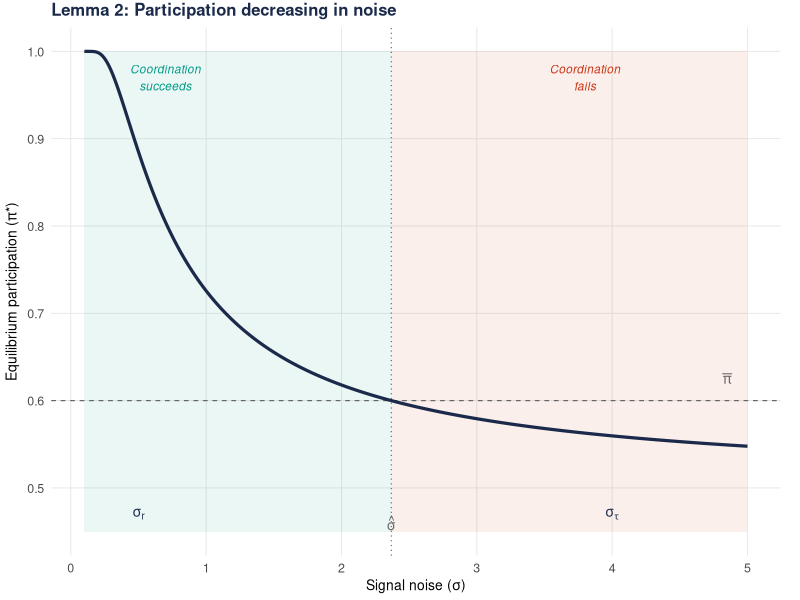
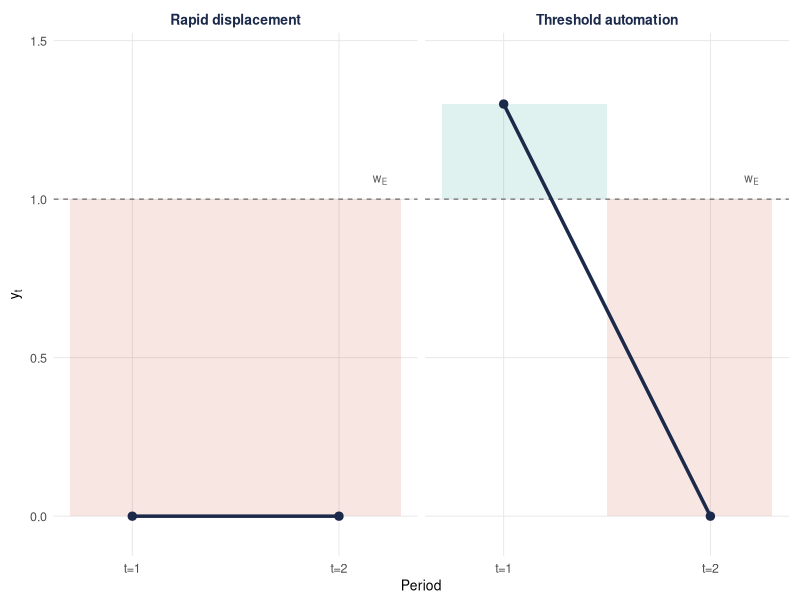
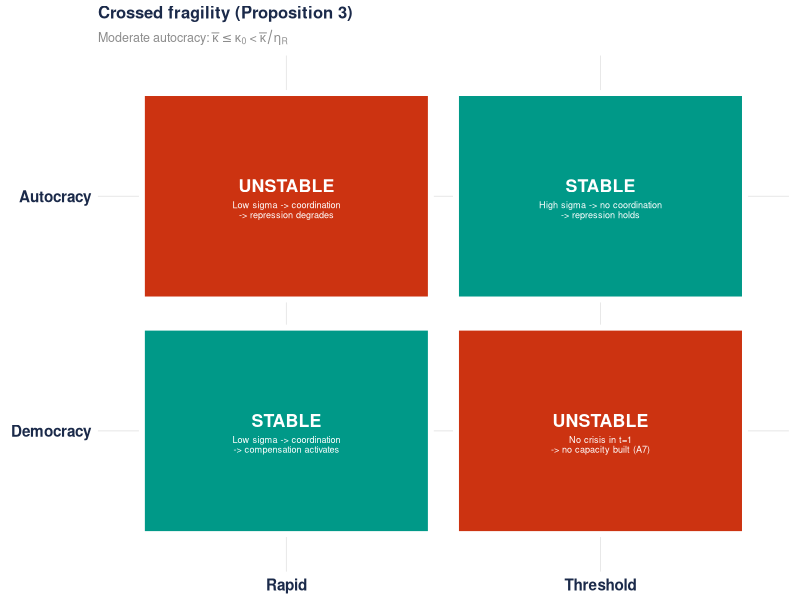
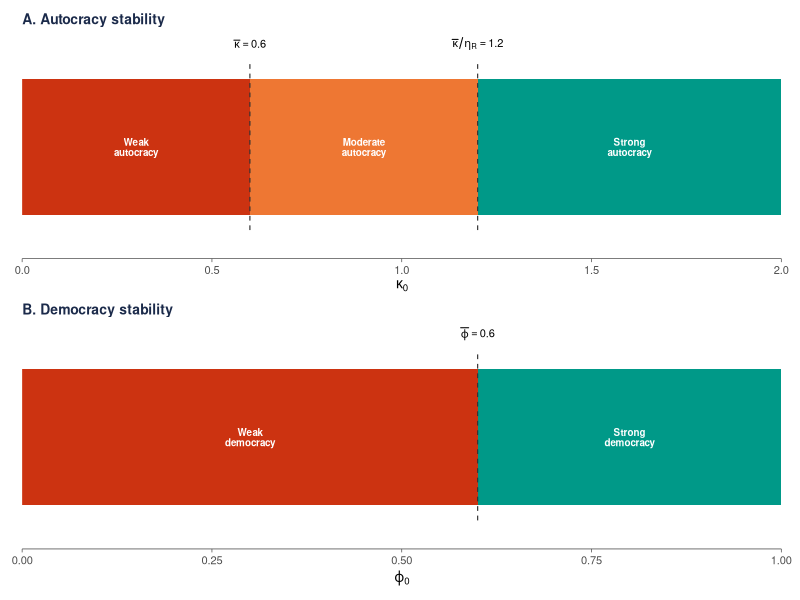
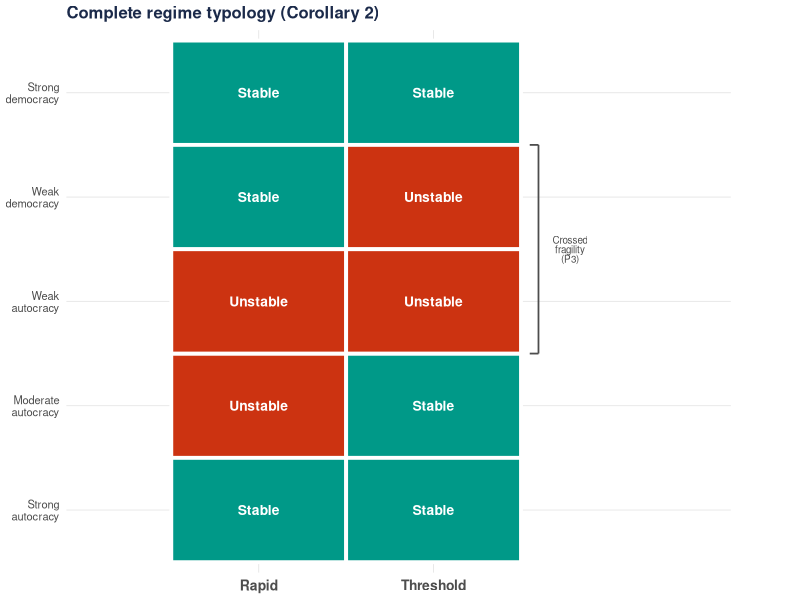

The R script that drew these images, in order:
## ---- chunk 1
knitr::opts_chunk$set(
  echo = FALSE, warning = FALSE, message = FALSE,
  fig.align = "center", cache = FALSE,
  dev = "pdf", fig.width = 5.5, fig.height = 3.2
)
library(ggplot2)
library(patchwork)

# --- Consistent palette ---
col_teal   <- "#009988"
col_red    <- "#CC3311"
col_amber  <- "#EE7733"
col_navy   <- "#1B2A4A"
col_grey   <- "grey55"
col_light  <- "grey92"

# --- Shared ggplot theme for slides ---
theme_deck <- theme_minimal(base_size = 11) +
  theme(
    plot.title       = element_text(face = "bold", size = 12, colour = col_navy),
    plot.subtitle    = element_text(size = 9, colour = col_grey),
    panel.grid.minor = element_blank(),
    panel.grid.major = element_line(colour = "grey90", linewidth = 0.3),
    axis.title       = element_text(size = 10),
    axis.text        = element_text(size = 9),
    legend.position  = "bottom",
    legend.text      = element_text(size = 9),
    plot.margin      = margin(4, 8, 4, 8)
  )

# --- Model parameters (numerical example) ---
w_E <- 1; L <- 1; beta <- 0.3
theta <- 0.5; k <- 0.4; W <- 2
Delta <- theta * W - k - w_E  # -0.4
kappa_0 <- 0.8; eta_r <- 0.5
phi_bar <- 1 - abs(Delta) / L  # 0.6
kappa_bar <- L - abs(Delta)     # 0.6
kappa_upper <- kappa_bar / eta_r # 1.2
## ---- chunk 2
library(kableExtra)
df <- data.frame(
  Result = c("P1", "P2", "P3", "P4", "P5--P6", "P7--P8", "P9"),
  Content = c(
    "Democratic fragility pattern",
    "Autocratic fragility pattern",
    "Crossed fragility",
    "Welfare cost of autocratic stability",
    "Threshold of thresholds, interval width",
    "Welfare state as insurance",
    "Endogenous fiscal fragility"
  ),
  Status = c(rep("Core", 4), rep("Secondary", 2), "Extension")
)
kbl(df, booktabs = TRUE, linesep = "", escape = FALSE,
    col.names = c("", "Content", "Role")) |>
  kable_styling(font_size = 9, latex_options = "hold_position") |>
  row_spec(0, bold = TRUE, color = "#1B2A4A") |>
  row_spec(3, bold = TRUE, background = "#E8F5F0")
## ---- chunk 3
omega_0 <- 1.0; omega_star <- 0.4; pi_bar <- 0.6
sigma_seq <- seq(0.1, 5, length.out = 500)
pi_star <- 1 - pnorm((omega_star - omega_0) / sigma_seq)
sigma_hat <- (omega_star - omega_0) / qnorm(1 - pi_bar)

df_coord <- data.frame(sigma = sigma_seq, pi = pi_star)
df_coord$zone <- ifelse(df_coord$sigma <= sigma_hat, "success", "failure")

ggplot(df_coord, aes(x = sigma, y = pi)) +
  annotate("rect", xmin = 0.1, xmax = sigma_hat,
           ymin = 0.45, ymax = 1.0,
           fill = col_teal, alpha = 0.08) +
  annotate("rect", xmin = sigma_hat, xmax = 5,
           ymin = 0.45, ymax = 1.0,
           fill = col_red, alpha = 0.08) +
  geom_hline(yintercept = pi_bar, linetype = "dashed",
             colour = "grey40", linewidth = 0.4) +
  geom_vline(xintercept = sigma_hat, linetype = "dotted",
             colour = "grey40", linewidth = 0.4) +
  geom_line(linewidth = 1.1, colour = col_navy) +
  annotate("text", x = 0.7, y = 0.97,
           label = "Coordination\nsucceeds",
           size = 3, fontface = "italic", colour = col_teal) +
  annotate("text", x = 3.8, y = 0.97,
           label = "Coordination\nfails",
           size = 3, fontface = "italic", colour = col_red) +
  annotate("text", x = 0.5, y = 0.47,
           label = expression(sigma[r]),
           size = 3.5, colour = col_navy) +
  annotate("text", x = 4.0, y = 0.47,
           label = expression(sigma[tau]),
           size = 3.5, colour = col_navy) +
  annotate("text", x = 4.85, y = pi_bar + 0.025,
           label = expression(bar(pi)),
           size = 3.5, colour = "grey40") +
  annotate("text", x = sigma_hat, y = 0.46,
           label = expression(hat(sigma)),
           size = 3.5, colour = "grey40") +
  scale_y_continuous(breaks = seq(0.5, 1.0, 0.1)) +
  coord_cartesian(ylim = c(0.45, 1.0), clip = "off") +
  labs(x = expression("Signal noise (" * sigma * ")"),
       y = expression("Equilibrium participation (" * pi * "*)"),
       title = "Lemma 2: Participation decreasing in noise") +
  theme_deck +
  theme(plot.margin = margin(2, 14, 2, 4))
## ---- chunk 4
df_rapid <- data.frame(t = 1:2, y = c(w_E - L, w_E - L), panel = "Rapid displacement")
df_thresh <- data.frame(t = 1:2, y = c(w_E + beta, w_E - L), panel = "Threshold automation")
df_paths <- rbind(df_rapid, df_thresh)
df_paths$panel <- factor(df_paths$panel, levels = c("Rapid displacement", "Threshold automation"))

# Shading rectangles
df_shade <- data.frame(
  xmin = c(0.7, 0.7, 1.5),
  xmax = c(2.3, 1.5, 2.3),
  ymin = c(0, w_E, 0),
  ymax = c(w_E, w_E + beta, w_E),
  fill = c("loss", "gain", "loss"),
  panel = factor(c("Rapid displacement", "Threshold automation", "Threshold automation"),
                 levels = c("Rapid displacement", "Threshold automation"))
)

ggplot(df_paths, aes(x = t, y = y)) +
  geom_rect(data = df_shade, inherit.aes = FALSE,
            aes(xmin=xmin, xmax=xmax, ymin=ymin, ymax=ymax, fill=fill),
            alpha = 0.12) +
  geom_hline(yintercept = w_E, linetype = "dashed", colour = "grey40", linewidth = 0.4) +
  geom_line(linewidth = 1.2, colour = col_navy) +
  geom_point(size = 2.5, colour = col_navy) +
  facet_wrap(~panel) +
  scale_fill_manual(values = c(loss = col_red, gain = col_teal), guide = "none") +
  scale_x_continuous(breaks = 1:2, labels = c("t=1", "t=2")) +
  scale_y_continuous(limits = c(-0.05, 1.45), breaks = seq(0, 1.5, 0.5)) +
  annotate("text", x = 2.2, y = w_E + 0.06,
           label = expression(w[E]), size = 3, colour = "grey35") +
  labs(x = "Period", y = expression(y[t])) +
  theme_deck +
  theme(strip.text = element_text(face = "bold", size = 10, colour = col_navy))
## ---- chunk 5
scenarios <- data.frame(
  regime = factor(rep(c("Democracy", "Autocracy"), each = 2),
                  levels = c("Democracy", "Autocracy")),
  trajectory = factor(rep(c("Rapid", "Threshold"), 2),
                      levels = c("Rapid", "Threshold")),
  stable = c(TRUE, FALSE, FALSE, TRUE),
  mechanism = c(
    "Low sigma -> coordination\n-> compensation activates",
    "No crisis in t=1\n-> no capacity built (A7)",
    "Low sigma -> coordination\n-> repression degrades",
    "High sigma -> no coordination\n-> repression holds"
  )
)

scenarios$label <- ifelse(scenarios$stable, "STABLE", "UNSTABLE")
scenarios$fill_col <- ifelse(scenarios$stable, col_teal, col_red)

ggplot(scenarios, aes(x = trajectory, y = regime)) +
  geom_tile(aes(fill = stable), colour = "white", linewidth = 2,
            width = 0.92, height = 0.88) +
  geom_text(aes(label = label), fontface = "bold",
            colour = "white", size = 4.5, vjust = -0.3) +
  geom_text(aes(label = mechanism),
            colour = "white", size = 2.3, vjust = 1.3,
            lineheight = 0.9) +
  scale_fill_manual(values = c("TRUE" = col_teal, "FALSE" = col_red),
                    guide = "none") +
  labs(title = "Crossed fragility (Proposition 3)",
       subtitle = expression("Moderate autocracy: " *
         bar(kappa) <= kappa[0] ~ "<" ~ bar(kappa)/eta[R]),
       x = NULL, y = NULL) +
  theme_deck +
  theme(
    panel.grid = element_blank(),
    axis.text  = element_text(size = 11, face = "bold", colour = col_navy)
  )
## ---- chunk 6
# --- Shared theme ---
theme_strip <- theme_minimal(base_size = 10) +
  theme(
    panel.grid    = element_blank(),
    axis.text.y   = element_blank(),
    axis.ticks.y  = element_blank(),
    axis.title.y  = element_blank(),
    axis.ticks.x  = element_line(colour = "grey30", linewidth = 0.25),
    axis.line.x   = element_line(colour = "grey30", linewidth = 0.25),
    plot.title     = element_text(face = "bold", size = 10, colour = col_navy),
    plot.margin    = margin(4, 8, 2, 8)
  )
sh <- 0.55

# Panel A
df_a <- data.frame(
  xmin = c(0, kappa_bar, kappa_upper),
  xmax = c(kappa_bar, kappa_upper, 2),
  label = c("Weak\nautocracy", "Moderate\nautocracy", "Strong\nautocracy"),
  fill = c("weak", "moderate", "strong")
)
pa <- ggplot(df_a) +
  geom_rect(aes(xmin=xmin, xmax=xmax, ymin=-sh, ymax=sh, fill=fill)) +
  geom_text(aes(x=(xmin+xmax)/2, y=0, label=label),
            size=2.5, lineheight=0.85, colour="white", fontface="bold") +
  annotate("segment", x=kappa_bar, xend=kappa_bar,
           y=-sh-0.12, yend=sh+0.12, linetype="dashed",
           linewidth=0.4, colour="grey20") +
  annotate("segment", x=kappa_upper, xend=kappa_upper,
           y=-sh-0.12, yend=sh+0.12, linetype="dashed",
           linewidth=0.4, colour="grey20") +
  annotate("text", x=kappa_bar, y=sh+0.28,
           label=expression(bar(kappa)==0.6), size=2.8) +
  annotate("text", x=kappa_upper, y=sh+0.28,
           label=expression(bar(kappa)/eta[R]==1.2), size=2.8) +
  scale_fill_manual(values=c(weak=col_red, moderate=col_amber,
                             strong=col_teal), guide="none") +
  scale_x_continuous(name=expression(kappa[0]),
                     limits=c(0,2), expand=c(0,0)) +
  scale_y_continuous(limits=c(-0.9, 0.9), expand=c(0,0)) +
  labs(title="A. Autocracy stability") + theme_strip

# Panel B
df_b <- data.frame(
  xmin = c(0, phi_bar), xmax = c(phi_bar, 1),
  label = c("Weak\ndemocracy", "Strong\ndemocracy"),
  fill = c("weak", "strong")
)
pb <- ggplot(df_b) +
  geom_rect(aes(xmin=xmin, xmax=xmax, ymin=-sh, ymax=sh, fill=fill)) +
  geom_text(aes(x=(xmin+xmax)/2, y=0, label=label),
            size=2.5, lineheight=0.85, colour="white", fontface="bold") +
  annotate("segment", x=phi_bar, xend=phi_bar,
           y=-sh-0.12, yend=sh+0.12, linetype="dashed",
           linewidth=0.4, colour="grey20") +
  annotate("text", x=phi_bar, y=sh+0.28,
           label=expression(bar(varphi)==0.6), size=2.8) +
  scale_fill_manual(values=c(weak=col_red, strong=col_teal), guide="none") +
  scale_x_continuous(name=expression(varphi[0]),
                     limits=c(0,1), expand=c(0,0)) +
  scale_y_continuous(limits=c(-0.9, 0.9), expand=c(0,0)) +
  labs(title="B. Democracy stability") + theme_strip

pa / pb + plot_layout(heights = c(1, 1))
## ---- chunk 7
df_typ <- data.frame(
  regime = factor(
    rep(c("Strong\ndemocracy","Weak\ndemocracy",
          "Moderate\nautocracy","Strong\nautocracy",
          "Weak\nautocracy"), each=2),
    levels = c("Strong\nautocracy","Moderate\nautocracy",
               "Weak\nautocracy","Weak\ndemocracy",
               "Strong\ndemocracy")),
  trajectory = factor(rep(c("Rapid","Threshold"),5),
                      levels=c("Rapid","Threshold")),
  stable = c(TRUE,TRUE, TRUE,FALSE, FALSE,TRUE, TRUE,TRUE, FALSE,FALSE)
)
df_typ$label <- ifelse(df_typ$stable, "Stable", "Unstable")

ggplot(df_typ, aes(x=trajectory, y=regime, fill=stable)) +
  geom_tile(colour="white", linewidth=1.3) +
  geom_text(aes(label=label), size=3.5, fontface="bold", colour="white") +
  scale_fill_manual(values=c("TRUE"=col_teal, "FALSE"=col_red),
                    guide="none") +
  annotate("segment", x=2.6, xend=2.6, y=2.5, yend=4.5,
           linewidth=0.6, colour="grey30") +
  annotate("segment", x=2.55, xend=2.6, y=2.5, yend=2.5,
           linewidth=0.6, colour="grey30") +
  annotate("segment", x=2.55, xend=2.6, y=4.5, yend=4.5,
           linewidth=0.6, colour="grey30") +
  annotate("text", x=2.78, y=3.5, label="Crossed\nfragility\n(P3)",
           size=2.5, colour="grey30", lineheight=0.8) +
  coord_cartesian(clip="off", xlim=c(0.5, 3.1)) +
  labs(title="Complete regime typology (Corollary 2)",
       x=NULL, y=NULL) +
  theme_deck +
  theme(panel.grid=element_blank(),
        axis.text.y=element_text(size=8, hjust=1),
        axis.text.x=element_text(size=10, face="bold"),
        plot.margin=margin(4, 50, 4, 4))
## ---- chunk 8
cs <- data.frame(
  Parameter = c("$L \\uparrow$", "$\\eta_r \\downarrow$",
                "$\\theta \\uparrow$", "$k \\uparrow$",
                "$\\kappa_0 \\uparrow$", "$\\varphi_0 \\uparrow$"),
  Effect = c("$\\bar{\\varphi} \\uparrow$, $\\bar{\\kappa} \\uparrow$",
             "Crossed interval widens",
             "$\\Delta \\uparrow$, thresholds rise",
             "$\\Delta \\downarrow$, thresholds fall",
             "Autocracy more stable",
             "Democracy more stable (threshold)"),
  Interpretation = c("Larger shocks destabilize both",
                     "More autocracies exhibit crossed pattern",
                     "Regime change more attractive",
                     "Regime change costlier",
                     "Weak $\\to$ moderate $\\to$ strong",
                     "Welfare state as insurance")
)
kbl(cs, booktabs = TRUE, escape = FALSE, linesep = "",
    col.names = c("Parameter", "Effect", "Interpretation")) |>
  kable_styling(font_size = 9, latex_options = c("hold_position", "scale_down")) |>
  row_spec(0, bold = TRUE, color = "#1B2A4A")
